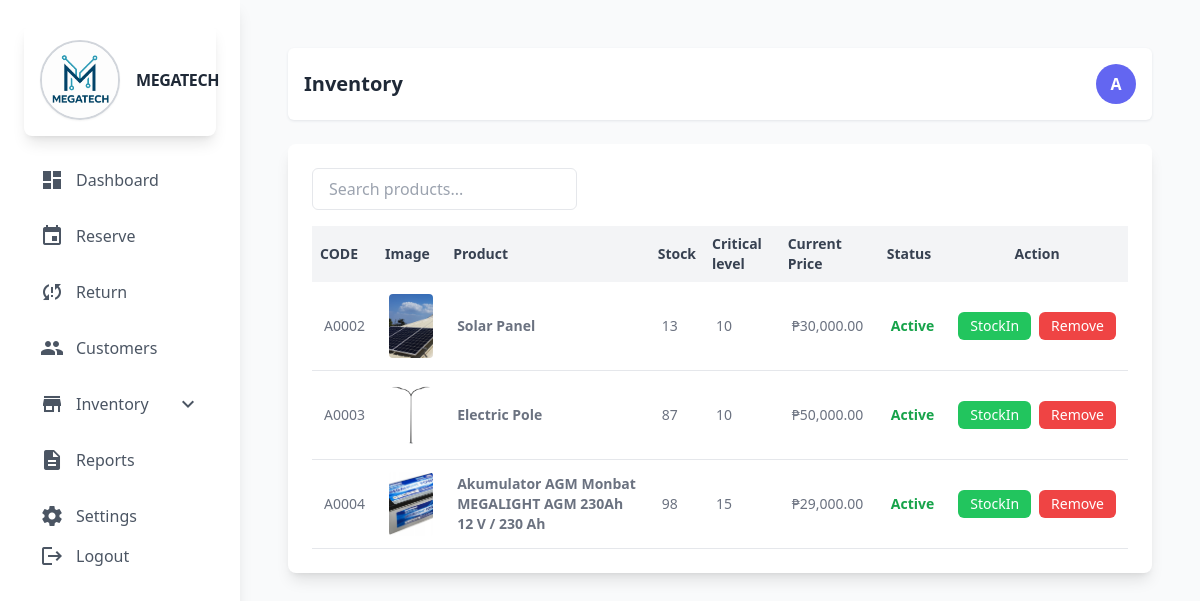
/admin/inventory.php (signed in), run on an earlier commit of the app's database.
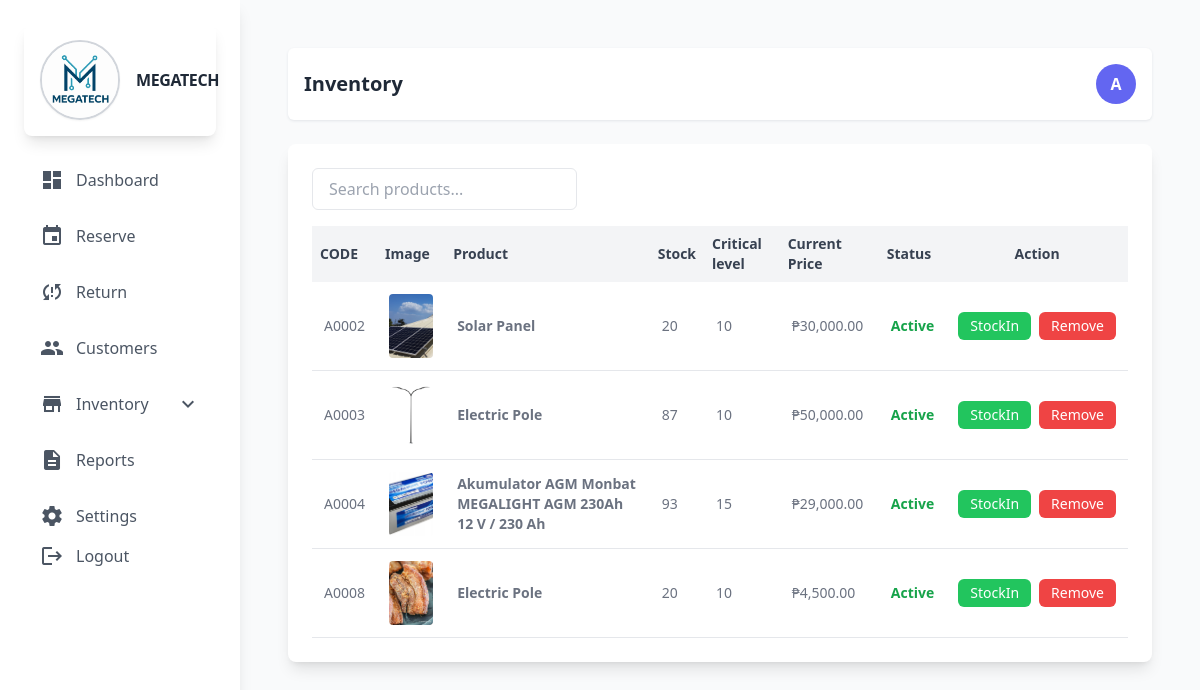
And on a later commit of the database.
### tables this page shows
CREATE TABLE `product` (
  `prod_id` int(11) NOT NULL,
  `prod_code` varchar(60) NOT NULL,
  `prod_name` varchar(60) NOT NULL,
  `prod_description` text NOT NULL,
  `prod_specs` longtext NOT NULL CHECK (json_valid(`prod_specs`)),
  `prod_stocks` int(11) NOT NULL,
  `prod_category_id` int(11) NOT NULL,
  `prod_price` decimal(10,2) NOT NULL,
  `prod_critical` int(11) NOT NULL,
  `prod_status` int(11) NOT NULL COMMENT '0=unactive,1=active',
  `prod_image` varchar(255) NOT NULL,
  `prod_added` datetime NOT NULL
);

### admin/backend/db.php (called while the page is built, shortened)
<?php
class db_connect
{
    public $host = db_host;
    public $user = db_user;
    public $pass = db_pass;
    public $name = db_name;
    public function connect()
    {
        try {
            $this->conn = new mysqli($this->host, $this->user, $this->pass, $this->name);
        } catch (\Throwable $th) {
            header("Location:setup.php");
        }
    }
}

### admin/backend/class.php (called while the page is built, shortened)
<?php
include ('db.php');
class global_class extends db_connect
{
public function fetch_all_product(){
        $query = $this->conn->prepare("SELECT *
        FROM `product`
        LEFT JOIN category
        ON product.prod_category_id = category.category_id
        where prod_status='1'
        ");
        if ($query->execute()) {
            $result = $query->get_result();
            return $result;
        }
    }
}
?>

### admin/inventory.php (the view, shortened to what this page needs)
<?php
include "components/header.php";
?>
<div class="flex justify-between items-center bg-white p-4 mb-6 rounded-md shadow shadow-gray-200">
    <h2 class="text-xl font-semibold text-gray-800">Inventory</h2>
    <div class="w-10 h-10 bg-indigo-500 rounded-full flex items-center justify-center text-white font-bold">
        <?php echo strtoupper(substr($_SESSION['admin_username'], 0, 1)); ?>
    </div>
</div>
<div class="bg-white rounded-lg shadow-lg p-6">
    <div class="mb-4">
        <input
            type="text"
            id="searchInput"
            class="w-50 px-4 py-2 border rounded-md text-gray-700 focus:outline-none focus:ring-2 focus:ring-blue-500"
            placeholder="Search products..."
        />
    </div>
    <div class="overflow-x-auto">
        <table id="userTable" class="display table-auto w-full text-sm text-left text-gray-500 dark:text-gray-400">
            <thead class="bg-gray-100 text-gray-700">
                <tr>
                    <th class="p-2">CODE</th>
                    <th class="p-2">Image</th>
                    <th class="p-2">Product</th>
                    <th class="p-2">Stock</th>
                    <th class="p-2">Critical level</th>
                    <th class="p-2">Current Price</th>
                    <th class="p-2">Status</th>
                    <th class="p-2 text-center">Action</th>
                </tr>
            </thead>
            <tbody>
                <?php include "backend/end-points/inventory_list.php" ?>
            </tbody>
        </table>
    </div>
</div>
<?php include "components/footer.php";?>

### admin/backend/end-points/inventory_list.php (shortened to what this page needs)
<?php
$fetch_all_product = $db->fetch_all_product();
if ($fetch_all_product->num_rows > 0) {
    foreach ($fetch_all_product as $product):
        $status = ($product['prod_status'] > 0) ? "Active" : "Not Active";
        $image_path = !empty($product['prod_image']) ? "../upload/{$product['prod_image']}" : 'images/default.png';
?>
<?php
$highlight_class = ($product['prod_stocks'] <= $product['prod_critical']) ? 'bg-red-100' : '';
?>
<tr class="border-b <?= $highlight_class ?>">
    <td class="p-3"><?= $product['prod_code'] ?></td>
    <td class="p-3">
        <img src="<?= $image_path ?>" alt="<?= $product['prod_name'] ?>" class="w-16 h-16 object-cover rounded">
    </td>
    <td class="p-3 font-semibold"><?= $product['prod_name']?></td>
    <td class="p-3"><?= $product['prod_stocks'] ?></td>
    <td class="p-3"><?= $product['prod_critical'] ?></td>
    <td class="p-3">₱<?= number_format($product['prod_price'], 2) ?></td>
    <td class="p-3">
        <span class="<?= $product['prod_status'] > 0 ? 'text-green-600 font-semibold' : 'text-red-500 italic' ?>">
            <?= $status ?>
        </span>
    </td>
    <td class="p-3 text-center">
        <div class="flex flex-col sm:flex-row justify-center items-center space-y-1 sm:space-y-0 sm:space-x-2">
            <button class="bg-green-500 text-white py-1 px-3 rounded-md text-sm stockInToggler"
                data-prod_stocks="<?= $product['prod_stocks'] ?>"
                data-prod_id="<?= $product['prod_id'] ?>"
                data-prod_name="<?= $product['prod_name'] ?>"
            >
                StockIn
            </button>
            <button class="bg-red-500 text-white py-1 px-3 rounded-md text-sm togglerRemoveProduct"
                data-prod_id="<?= $product['prod_id'] ?>"
                data-prod_name="<?= $product['prod_name'] ?>"
            >
                Remove
            </button>
        </div>
    </td>
</tr>
<?php
    endforeach;
} else { ?>
<tr>
    <td colspan="10" class="p-4 text-center text-gray-500 italic">No Product Found.</td>
</tr>
<?php } ?>

What changed in the data, as far as the page shows it:
changed product "Solar Panel": prod_stocks "13" → "20"
changed product "Akumulator AGM Monbat MEGALIGHT AGM 230Ah 12 V / 230 Ah": prod_stocks "98" → "93"
added product: prod_code "A0008", prod_image (picture), prod_name "Electric Pole", prod_stocks "20", prod_critical "10", prod_price "4,500.00", prod_status "Active"
